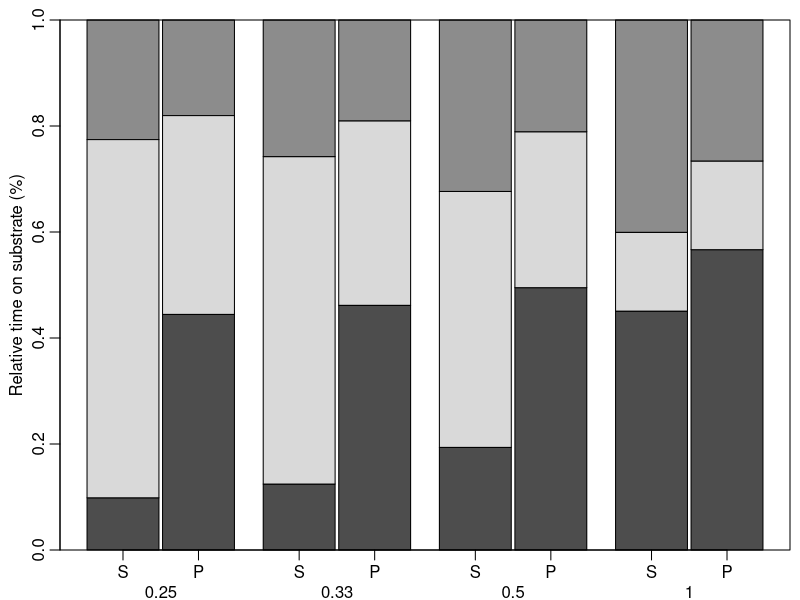

Source code (R):
library(nnet)
library(car)

setwd(dirname(rstudioapi::getActiveDocumentContext()$path)) # If using RStudio, sets script directory to WD
data <- read.csv('Pshe_Scent_Choice_Data.csv',header=T)

data$mated <- as.factor(data$mated)
data$id <- as.factor(data$id)

mn0 <- multinom(cbind(water,grub,male)~1,data=data,Hess=T)
mn1 <- multinom(cbind(water,grub,male)~treat,data=data,Hess=T)
mn1a <- multinom(cbind(water,grub,male)~receptivity,data=data,Hess=T)
mn2 <- multinom(cbind(water,grub,male)~treat+receptivity,data=data,Hess=T)
mn3 <- multinom(cbind(water,grub,male)~treat*receptivity,data=data,Hess=T)

anova(mn0,mn1)
anova(mn1,mn2)
anova(mn1a,mn2)
anova(mn2,mn3)

summary(mn3)

exp(coef(mn1))
exp(coef(mn2))
exp(coef(mn3))

est <- fitted(mn3)[c(31,21,11,1),]
row.names(est) <- c('Nonmated/Saline','Nonmated/WE','Mated/Saline','Mated/WE')
est


graphics.off()

x.bar <- c(0.25,0.33,0.5,1)
saline.bar <- data.frame(x=x.bar,grubodds=-1.793655+2.785397*x.bar,maleodds=-2.938397+4.047887*x.bar)
saline.bar <- data.frame(saline.bar,water=1/(1+exp(saline.bar$grubodds)+exp(saline.bar$maleodds)),
                         grub=exp(saline.bar$grubodds)/(1+exp(saline.bar$grubodds)+exp(saline.bar$maleodds)),
                         male=exp(saline.bar$maleodds)/(1+exp(saline.bar$grubodds)+exp(saline.bar$maleodds)))
saline.bar <- data.frame(saline.bar,notgrub=1-saline.bar$grub)

we.bar <- data.frame(x=x.bar,grubodds=-1.793655+0.6625901+(2.785397-1.190685)*x.bar,maleodds=-2.938397+2.7583301+(4.047887-2.647976)*x.bar)
we.bar <- data.frame(we.bar,water=1/(1+exp(we.bar$grubodds)+exp(we.bar$maleodds)),
                     grub=exp(we.bar$grubodds)/(1+exp(we.bar$grubodds)+exp(we.bar$maleodds)),
                     male=exp(we.bar$maleodds)/(1+exp(we.bar$grubodds)+exp(we.bar$maleodds)))
we.bar <- data.frame(we.bar,notgrub=1-we.bar$grub)

saline.tbar <- t(saline.bar)[c(6,4,5),]
we.tbar <- t(we.bar)[c(6,4,5),]
combined.tbar <- data.frame(x=1:3)
matrix.tbar <- c(1,2,3)
for(x in 1:4)	{
  matrix.tbar <- cbind(matrix.tbar,saline.tbar[,x],we.tbar[,x])
}
matrix.tbar <- matrix.tbar[,2:9]



graphics.off()
pdf('Time_by_Receptivity-Treatment_Barplot.pdf',width=6.5,height=6,pointsize=14)

par(mgp=c(1.7,0.6,0),mar=c(2.5,3,1,0.5))
bp <- barplot(matrix.tbar,col=gray(c(0.3,0.85,0.55)),space=c(0.05,0.05,0.4,0.05,0.4,0.05,0.4,0.05),ylim=c(0.0,1),ylab='Relative time on substrate (%)')
box()
par(mgp=c(3,0.6,0))
axis(1,at=bp,labels=c('S','P','S','P','S','P','S','P'),tick=T,lwd=1)
par(mgp=c(3,1.6,0))
axis(1,at=c(mean(bp[1:2]),mean(bp[3:4]),mean(bp[5:6]),mean(bp[7:8])),labels=c(0.25,0.33,0.5,1.0),tick=F,lwd=0)

graphics.off()
